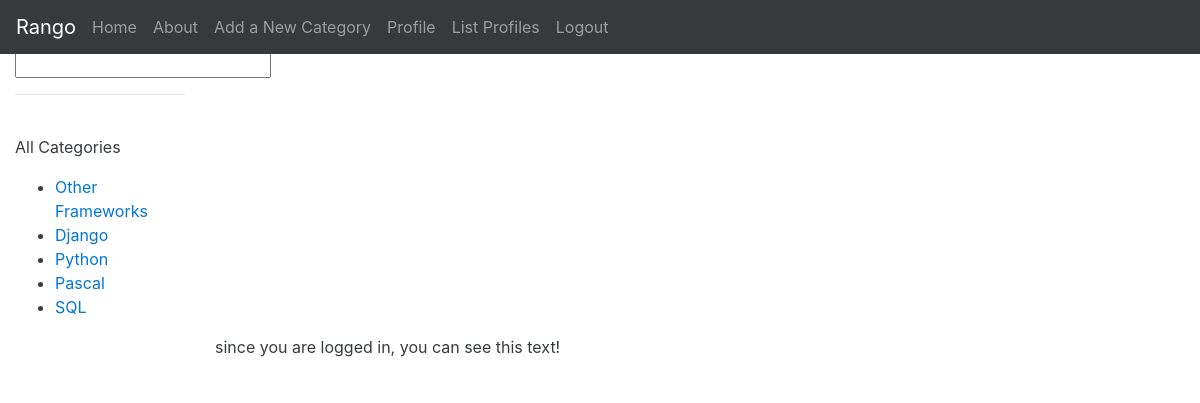
The app's page /rango/restricted/ (signed in), older data.
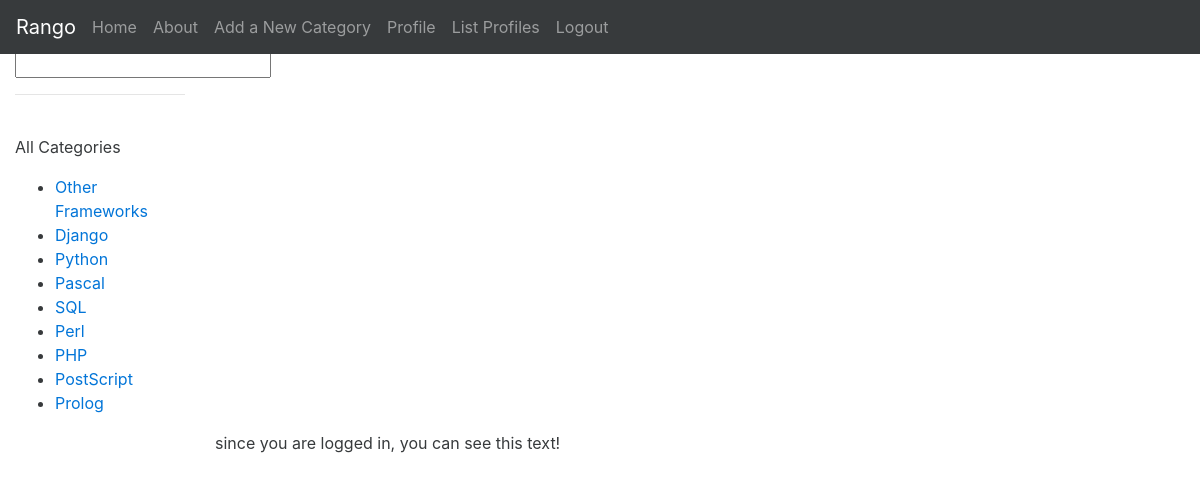
The same page, newer data.
### rango/models.py (models this page shows, shortened)
class Category(models.Model):
    name = models.CharField(max_length=128, unique=True)
    views = models.IntegerField(default=0)
    likes = models.IntegerField(default=0)
    slug = models.SlugField(unique=True)
    class Meta:
        verbose_name_plural = 'Categories'

### rango/views.py (the view)
@login_required
def restricted(request):
    return render(request, 'rango/restricted.html')

### rango/templatetags/rango_template_tags.py (called while the page is built)
@register.inclusion_tag('rango/cats.html')
def get_category_list(cat=None):
    return{'cats': Category.objects.all(), 'act_cat': cat}

### templates/rango/restricted.html (shortened to what this page needs)
{% extends "rango/base_bootstrap.html" %}
{% load staticfiles %}
{% block body_block %}
    <p>since you are logged in, you can see this text!</p>
{% endblock body_block %}

### templates/rango/cats.html (shortened to what this page needs)
<ul>
    {% if cats %}
        {% for c in cats %}
            {% if c == act_cat %}
                <li><strong><a href="{% url 'rango:show_category' c.slug %}">{{ c.name }}</a></strong></li>
            {% else %}
            <li><a href="{% url 'rango:show_category' c.slug %}">{{ c.name }}</a></li>
            {% endif %}
        {% endfor %}
    {% endif %}
</ul>

Row changes from the older to the newer data that the page shows:
added Category: name "Perl"
added Category: name "PHP"
added Category: name "PostScript"
added Category: name "Prolog"
